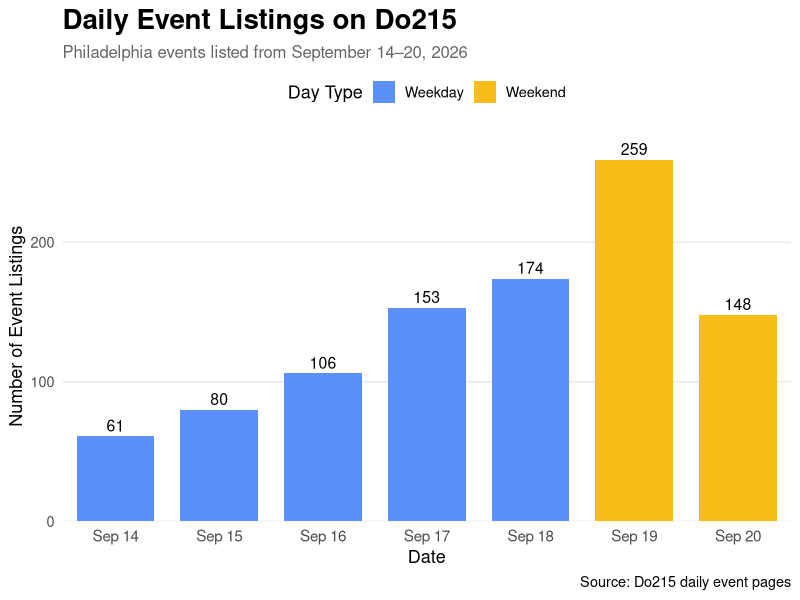
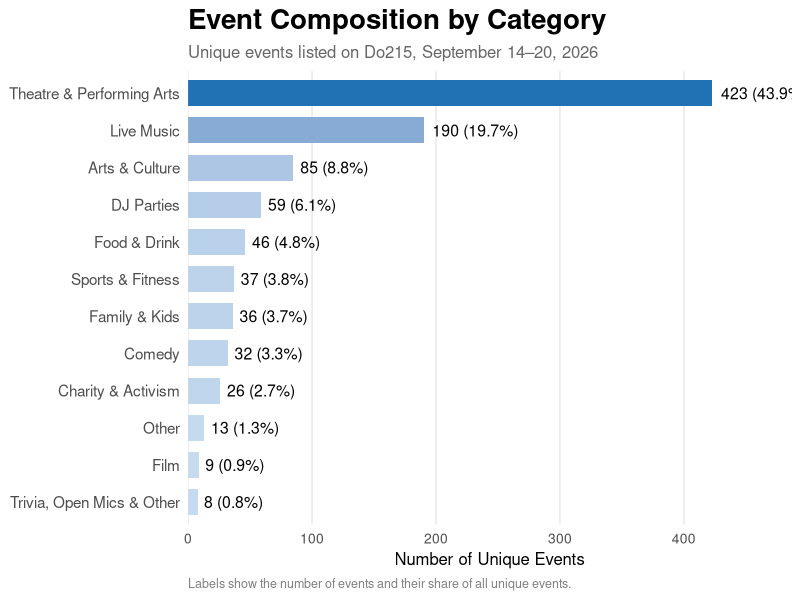
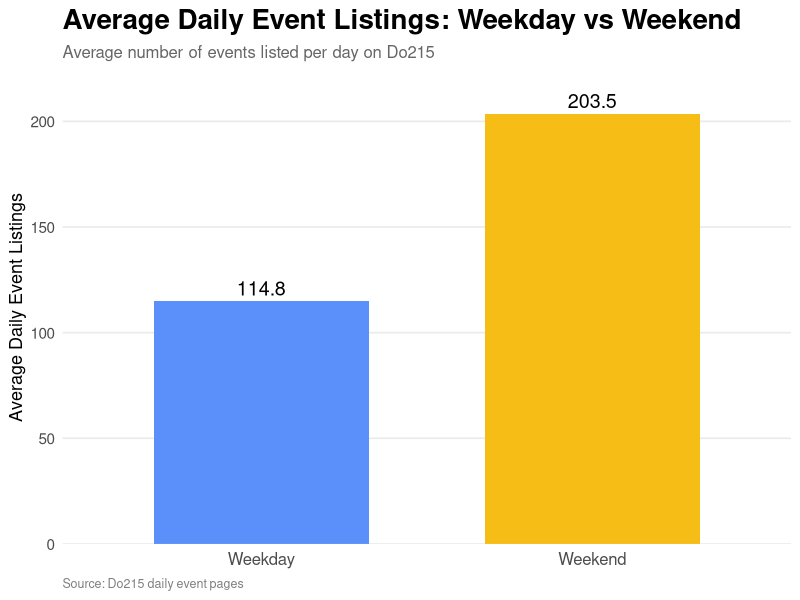
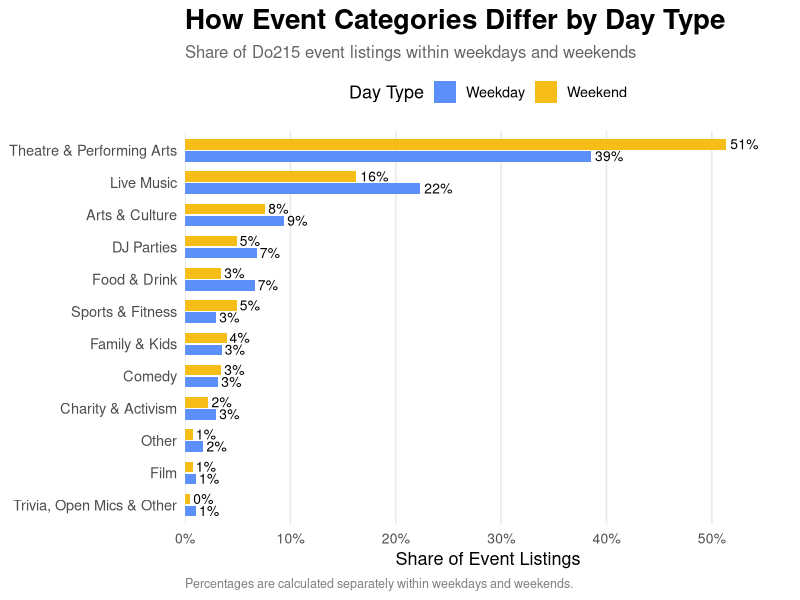
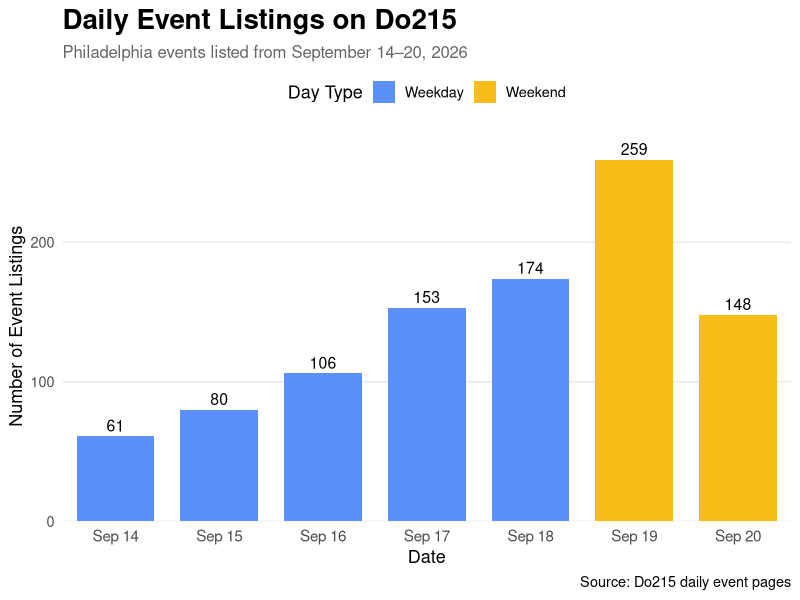
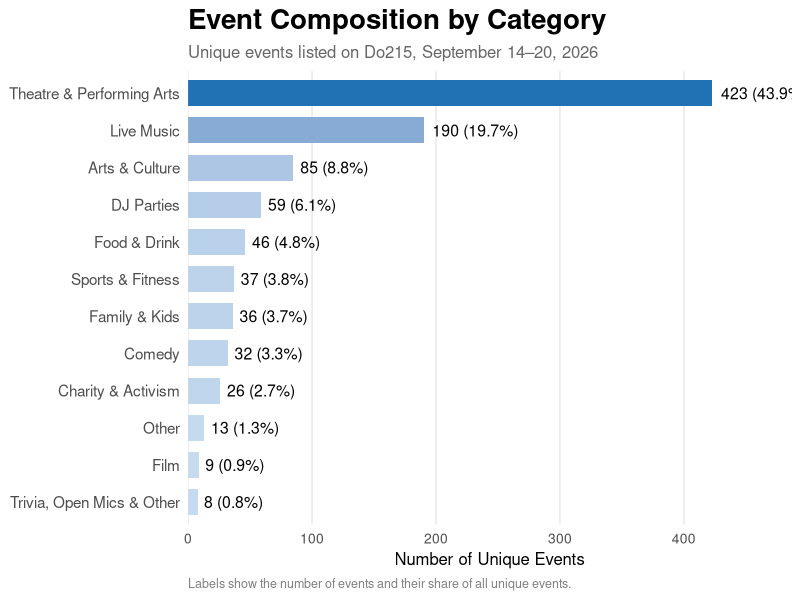
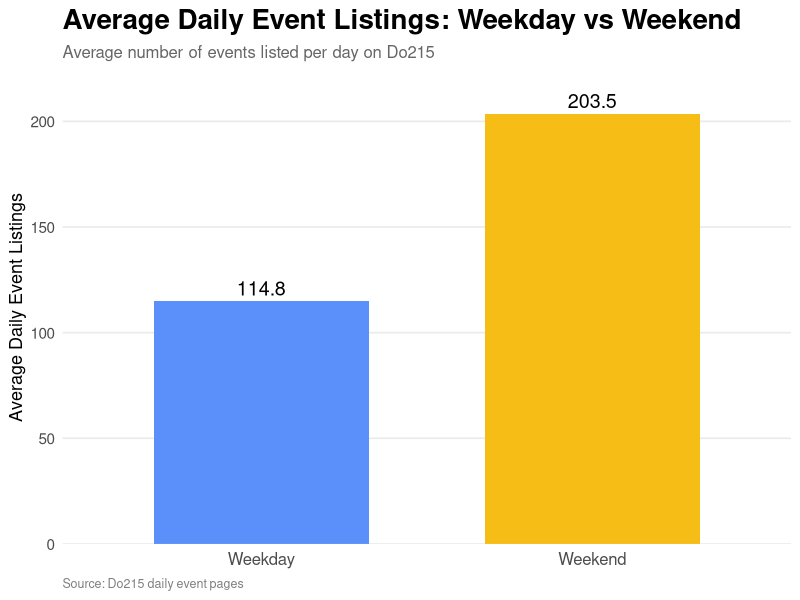
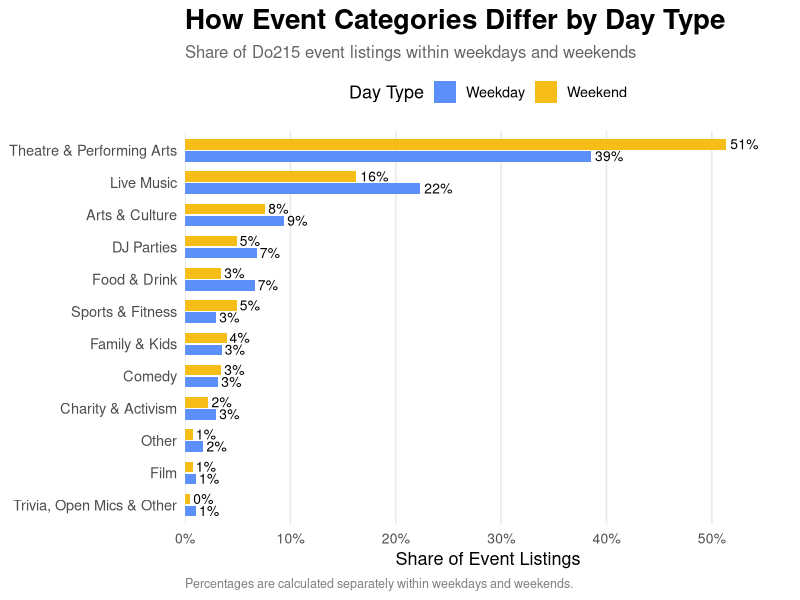

R code for these plots, in order:
library(tidyverse)
library(here)


# -----------------------------------------
# Load cleaned data
# -----------------------------------------

events_week_listing <- read_csv(
  here(
    "data",
    "clean",
    "events",
    "do215_cleaned_weekly_events_listing.csv"
  )
)

events_week_unique <- read_csv(
  here(
    "data",
    "clean",
    "events",
    "do215_cleaned_weekly_events_unique.csv"
  )
)


# -----------------------------------------
# Create results and figure directories
# -----------------------------------------

RESULTS_DIR <- here(
  "results"
)

FIGURES_DIR <- here(
  "results",
  "figures"
)

dir.create(
  RESULTS_DIR,
  recursive = TRUE,
  showWarnings = FALSE
)

dir.create(
  FIGURES_DIR,
  recursive = TRUE,
  showWarnings = FALSE
)


# =========================================================
# 1. DAILY EVENT LISTING VOLUME
# =========================================================

daily_events <- events_week_listing |>
  count(
    source_date,
    weekend,
    name = "n_events"
  )

p_daily <- ggplot(
  daily_events,
  aes(
    x = source_date,
    y = n_events,
    fill = weekend
  )
) +
  geom_col(
    width = 0.75
  ) +
  geom_text(
    aes(label = n_events),
    vjust = -0.4,
    size = 4
  ) +
  scale_x_date(
    breaks = daily_events$source_date,
    date_labels = "%b %d",
    expand = expansion(mult = c(0.02, 0.02))
  ) +
  scale_fill_manual(
    values = c(
      "Weekday" = "#5B8FF9",
      "Weekend" = "#F6BD16"
    )
  ) +
  scale_y_continuous(
    expand = expansion(mult = c(0, 0.08))
  ) +
  labs(
    title = "Daily Event Listings on Do215",
    subtitle = "Philadelphia events listed from September 14–20, 2026",
    x = "Date",
    y = "Number of Event Listings",
    fill = "Day Type",
    caption = "Source: Do215 daily event pages"
  ) +
  theme_minimal(base_size = 13) +
  theme(
    plot.title = element_text(size = 20, face = "bold"),
    plot.subtitle = element_text(size = 12, color = "gray40"),
    axis.text.x = element_text(size = 11),
    panel.grid.major.x = element_blank(),
    panel.grid.minor = element_blank(),
    legend.position = "top"
  )

p_daily


# Save figure

ggsave(
  filename = here(
    "results",
    "figures",
    "daily_events_volume.png"
  ),
  plot = p_daily,
  width = 9,
  height = 6,
  dpi = 300
)


# =========================================================
# 2. WEEKLY EVENT CATEGORY COMPOSITION
# =========================================================

category_counts <- events_week_unique |>
  count(
    category,
    name = "n_events",
    sort = TRUE
  ) |>
  mutate(
    share = n_events / sum(n_events)
  )

category_counts


# Plot category composition

p_category <- ggplot(
  category_counts,
  aes(
    x = reorder(category, n_events),
    y = n_events,
    fill = n_events
  )
) +
  geom_col(
    width = 0.7
  ) +
  
  # Add count and percentage labels
  geom_text(
    aes(
      label = paste0(
        n_events,
        " (",
        scales::percent(
          share,
          accuracy = 0.1
        ),
        ")"
      )
    ),
    hjust = -0.1,
    size = 4
  ) +
  
  # Color gradient based on number of events
  scale_fill_gradient(
    low = "#C6DBEF",
    high = "#2171B5"
  ) +
  
  # Leave space for labels
  scale_y_continuous(
    expand = expansion(
      mult = c(0, 0.15)
    )
  ) +
  
  coord_flip() +
  
  labs(
    title = "Event Composition by Category",
    subtitle = "Unique events listed on Do215, September 14–20, 2026",
    x = NULL,
    y = "Number of Unique Events",
    caption = "Labels show the number of events and their share of all unique events.",
    fill = "Number of Events"
  ) +
  
  theme_minimal(
    base_size = 13
  ) +
  
  theme(
    plot.title = element_text(
      size = 20,
      face = "bold"
    ),
    
    plot.subtitle = element_text(
      size = 12,
      color = "gray40"
    ),
    
    axis.text.y = element_text(
      size = 11
    ),
    
    axis.text.x = element_text(
      size = 10
    ),
    
    axis.title.x = element_text(
      size = 12
    ),
    
    panel.grid.major.y = element_blank(),
    panel.grid.minor = element_blank(),
    
    legend.position = "none",
    
    plot.caption = element_text(
      hjust = 0,
      size = 9,
      color = "gray50"
    )
  )

p_category

# Save figure

ggsave(
  filename = here(
    FIGURES_DIR,
    "event_category_composition.png"
  ),
  plot = p_category,
  width = 10,
  height = 6.5,
  dpi = 300
)

# =========================================================
# 3. WEEKDAY VS WEEKEND
# =========================================================

# Calculate daily event listings(weekday vs weekend)
# =========================================================
# 3. WEEKDAY VS WEEKEND
# =========================================================

# Calculate average daily event listings
weekend_counts <- events_week_listing |>
  count(
    source_date,
    weekend,
    name = "n_events"
  ) |>
  group_by(weekend) |>
  summarise(
    avg_daily_events = mean(n_events),
    .groups = "drop"
  )

weekend_counts


# Plot average daily event listings

p_weekend <- ggplot(
  weekend_counts,
  aes(
    x = weekend,
    y = avg_daily_events,
    fill = weekend
  )
) +
  geom_col(
    width = 0.65
  ) +
  
  geom_text(
    aes(
      label = round(avg_daily_events, 1)
    ),
    vjust = -0.4,
    size = 5
  ) +
  
  scale_fill_manual(
    values = c(
      "Weekday" = "#5B8FF9",
      "Weekend" = "#F6BD16"
    )
  ) +
  
  scale_y_continuous(
    expand = expansion(
      mult = c(0, 0.1)
    )
  ) +
  
  labs(
    title = "Average Daily Event Listings: Weekday vs Weekend",
    subtitle = "Average number of events listed per day on Do215",
    x = NULL,
    y = "Average Daily Event Listings",
    caption = "Source: Do215 daily event pages"
  ) +
  
  theme_minimal(
    base_size = 13
  ) +
  
  theme(
    plot.title = element_text(
      size = 20,
      face = "bold"
    ),
    
    plot.subtitle = element_text(
      size = 12,
      color = "gray40"
    ),
    
    axis.text.x = element_text(
      size = 12
    ),
    
    axis.text.y = element_text(
      size = 11
    ),
    
    panel.grid.major.x = element_blank(),
    panel.grid.minor = element_blank(),
    
    legend.position = "none",
    
    plot.caption = element_text(
      hjust = 0,
      size = 9,
      color = "gray50"
    )
  )

p_weekend


# Save figure

ggsave(
  filename = here(
    FIGURES_DIR,
    "weekday_vs_weekend.png"
  ),
  plot = p_weekend,
  width = 8,
  height = 6,
  dpi = 300
)


# =========================================================
# 4. CATEGORY COMPOSITION BY WEEKDAY / WEEKEND
# =========================================================

weekend_category <- events_week_listing |>
  count(
    weekend,
    category,
    name = "n_events"
  ) |>
  group_by(weekend) |>
  mutate(
    share = n_events / sum(n_events)
  ) |>
  ungroup()

category_order <- weekend_category |>
  group_by(category) |>
  summarise(
    total = sum(n_events),
    .groups = "drop"
  ) |>
  arrange(total) |>
  pull(category)

weekend_category <- weekend_category |>
  mutate(
    category = factor(
      category,
      levels = category_order
    )
  )


# Plot category composition by weekday/weekend

# Plot category composition by weekday/weekend

p_weekend_category <- ggplot(
  weekend_category,
  aes(
    x = category,
    y = share,
    fill = weekend
  )
) +
  geom_col(
    position = position_dodge(width = 0.75),
    width = 0.65
  ) +
  
  geom_text(
    aes(
      label = scales::percent(
        share,
        accuracy = 1
      )
    ),
    position = position_dodge(width = 0.75),
    hjust = -0.15,
    size = 3.5
  ) +
  
  scale_fill_manual(
    values = c(
      "Weekday" = "#5B8FF9",
      "Weekend" = "#F6BD16"
    )
  ) +
  
  scale_y_continuous(
    labels = scales::label_percent(
      accuracy = 1
    ),
    expand = expansion(
      mult = c(0, 0.12)
    )
  ) +
  
  coord_flip() +
  
  labs(
    title = "How Event Categories Differ by Day Type",
    subtitle = "Share of Do215 event listings within weekdays and weekends",
    x = NULL,
    y = "Share of Event Listings",
    fill = "Day Type",
    caption = "Percentages are calculated separately within weekdays and weekends."
  ) +
  
  theme_minimal(
    base_size = 13
  ) +
  
  theme(
    plot.title = element_text(
      size = 20,
      face = "bold"
    ),
    
    plot.subtitle = element_text(
      size = 12,
      color = "gray40"
    ),
    
    axis.text.y = element_text(
      size = 10.5
    ),
    
    axis.text.x = element_text(
      size = 10
    ),
    
    panel.grid.major.y = element_blank(),
    panel.grid.minor = element_blank(),
    
    legend.position = "top",
    
    plot.caption = element_text(
      hjust = 0,
      size = 9,
      color = "gray50"
    )
  )

p_weekend_category

# Save figure

ggsave(
  filename = here(
    FIGURES_DIR,
    "category_weekday_vs_weekend.png"
  ),
  plot = p_weekend_category,
  width = 10,
  height = 7,
  dpi = 300
)
